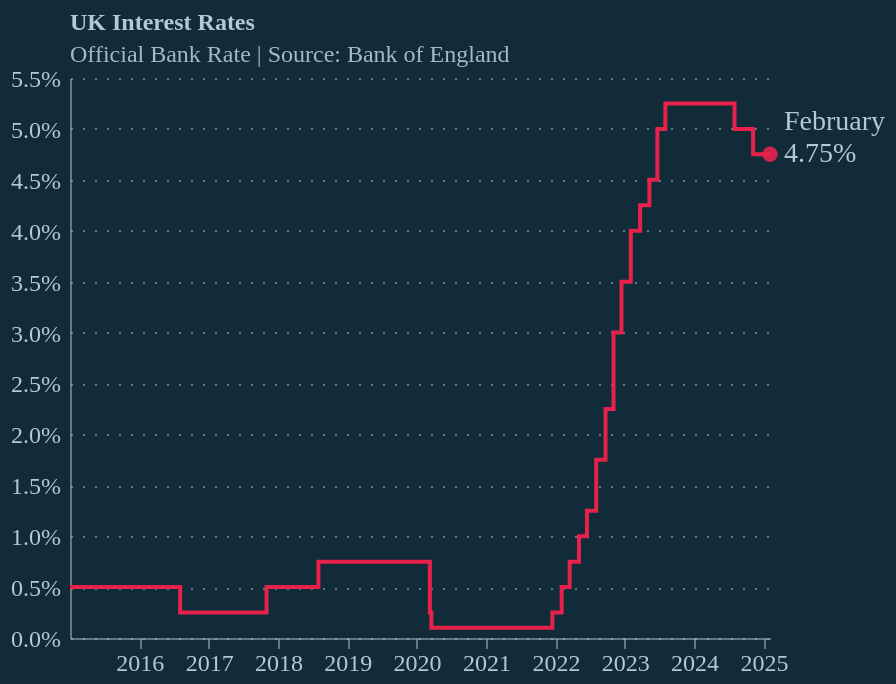

Express this chart as Vega-Lite.
### Vega-Lite specification from a JSON file in a GitHub repository (floating-point values rounded to 4 significant figures; data arrays with more than 128 entries replaced by an {"elided": "..."} marker saying what was removed)
{"config": {"background": "#122b39", "font": "Circular Std", "axis": {"labelColor": "#b4c8d8", "tickColor": "#b4c8d8", "domainColor": "#b4c8d8", "domainOpacity": 0.5, "title": null, "labelFontSize": 12}, "axisX": {"grid": false, "labelAngle": 0, "tickCount": 10, "tickOpacity": 0.5}, "axisY": {"gridColor": "#b4c8d8", "gridDash": [1, 5], "gridOpacity": 0.5, "labelPadding": 5, "tickCount": 8, "tickOpacity": 0.5, "ticks": false, "format": "%"}, "line": {"color": "#e6224b"}, "view": {"stroke": null, "continuousWidth": 350, "continuousHeight": 280}, "title": {"anchor": "start", "dx": 24, "fontSize": 12, "subtitleFontSize": 12, "color": "#b4c8d8", "subtitleColor": "#b4c8d8E6", "subtitlePadding": 4, "offset": -1}}, "layer": [{"data": {"name": "data-d963b91fdc134844749b8a8ca86d677d"}, "mark": {"type": "line", "interpolate": "step-after"}, "encoding": {"x": {"field": "date", "type": "temporal"}, "y": {"field": "value", "type": "quantitative"}}}, {"data": {"name": "data-4836a545780baa55b25275fecf6b638a"}, "mark": {"type": "point", "color": "#e6224b", "filled": true, "opacity": 0.9, "size": 60}, "encoding": {"x": {"field": "date", "type": "temporal"}, "y": {"field": "value", "type": "quantitative"}}}, {"data": {"name": "data-4836a545780baa55b25275fecf6b638a"}, "mark": {"type": "text", "align": "left", "baseline": "middle", "color": "#b4c8d8", "dx": 7, "dy": 0, "fontSize": 14}, "encoding": {"text": {"field": "value", "format": ".2%", "type": "quantitative"}, "x": {"field": "date", "type": "temporal"}, "y": {"field": "value", "type": "quantitative"}}}, {"data": {"name": "data-4836a545780baa55b25275fecf6b638a"}, "mark": {"type": "text", "align": "left", "baseline": "middle", "color": "#b4c8d8", "dx": 7, "dy": -16, "fontSize": 14}, "encoding": {"text": {"field": "date", "format": "%B", "type": "temporal"}, "x": {"field": "date", "type": "temporal"}, "y": {"field": "value", "type": "quantitative"}}}], "title": {"text": "UK Interest Rates", "subtitle": ["Official Bank Rate | Source: Bank of England"], "dx": 30}, "$schema": "https://vega.github.io/schema/vega-lite/v5.20.1.json", "datasets": {"data-d963b91fdc134844749b8a8ca86d677d": {"elided": "2550 records"}, "data-4836a545780baa55b25275fecf6b638a": [{"date": "2025-02-04T00:00:00", "value": 0.0475}]}, "width": 350, "height": 280}
